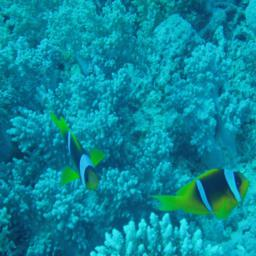
#> input picture images/U-45/original/all/29.jpg, 256 x 256 px
$ python -i weight_maps.py   (imports and definitions only)   (older library calls are emulated)
#> lines starting #> are read from the running program, lines starting #| are printed output that depends on the picture
#> further down, picture is the input picture: shape (256, 256, 3); mean B, G, R 155, 136.3, 9.4
import enum

import cv2
import numpy as np


class WeightMapMethods(enum.Enum):
    LAPLACIAN = 0,
    SATURATION = 1,
    SALIENCY = 2,
    SALIENCY2 = 3


# [52 lines left out: functions get_weight_map, laplacian_contrast_weight, saturation_weight, not called in this run]


def saliency_weight(img: np.ndarray) -> np.ndarray:
    """
    Based on Achanta et al.'s Saliency Detector C++ implementation
    :param img: A uint8, [0, 255] image
    :return: A uint8, [0, 255] grayscale image
    """
    assert img.dtype == np.uint8 and img.ndim == 3 and np.max(img) > 1

    image_lab = cv2.cvtColor(img, cv2.COLOR_BGR2LAB)
#> image_lab: shape (256, 256, 3); mean of channels 0, 1, 2 132.2, 105.3, 109.2
    l, a, b = cv2.split(image_lab)
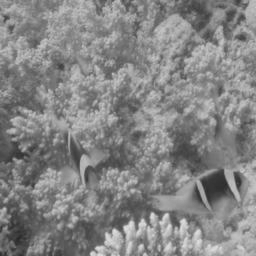
#> l: shape (256, 256); min 38, max 225, mean 132.2
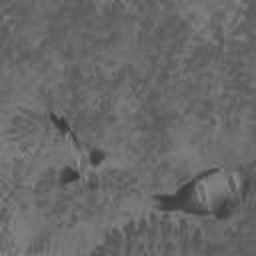
#> a: shape (256, 256); min 57, max 142, mean 105.3
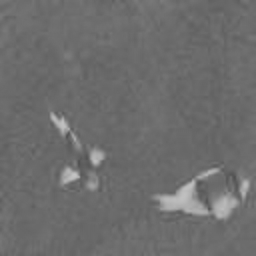
#> b: shape (256, 256); min 80, max 196, mean 109.2

    l_mean, a_mean, b_mean = np.mean(l), np.mean(a), np.mean(b)
#> l_mean = 132.2; a_mean = 105.3; b_mean = 109.2

    kernel_size = (5, 5)
    l_blurred = cv2.GaussianBlur(l, kernel_size, 0)
    a_blurred = cv2.GaussianBlur(a, kernel_size, 0)
    b_blurred = cv2.GaussianBlur(b, kernel_size, 0)

    W_sal = ((l_blurred - l_mean) ** 2 +
             (a_blurred - a_mean) ** 2 +
             (b_blurred - b_mean) ** 2)
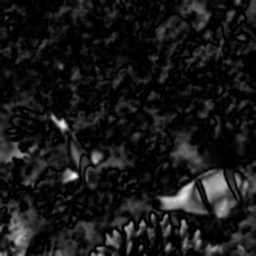
#> W_sal: shape (256, 256) float64; min 0.216, max 10827.3, mean 1024; drawn with min black and max white

    W_sal = cv2.normalize(W_sal, None, 0, 255, cv2.NORM_MINMAX, cv2.CV_8U)

    return W_sal


# [37 lines left out: functions normalize_weight_maps, interesting_saliency, not called in this run]

>>> import cv2
>>> picture = cv2.imread('../../images/U-45/original/all/29.jpg')
>>> result = saliency_weight(picture)

$ run again, on images/U-45/original/all/1.png
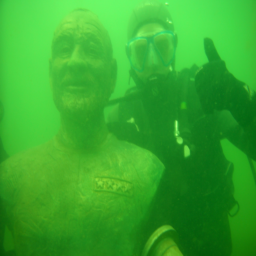
#> input picture images/U-45/original/all/1.png, 256 x 256 px
#> picture is the input picture: shape (256, 256, 3); mean B, G, R 44.9, 167.9, 53.4
#> image_lab: shape (256, 256, 3); mean of channels 0, 1, 2 154.2, 73.8, 179
#> in saliency_weight, `l, a, b = cv2.split(image_lab)`:
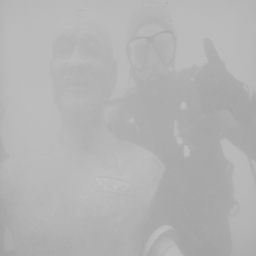
#> b: shape (256, 256); min 161, max 195, mean 179
#> l_mean = 154.2; a_mean = 73.76; b_mean = 179
#> in saliency_weight, `W_sal = ((l_blurred - l_mean) ** 2 + (a_blurred - a_mean) ** 2 + (b_bl..`:
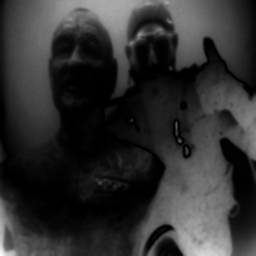
#> W_sal: shape (256, 256) float64; min 0.12, max 7423.6, mean 1411.1; drawn with min black and max white

$ run again, on images/U-45/original/all/10.png
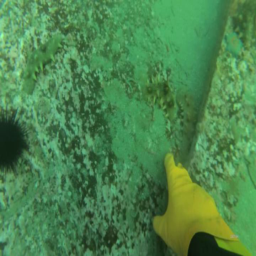
#> input picture images/U-45/original/all/10.png, 256 x 256 px
#> picture is the input picture: shape (256, 256, 3); mean B, G, R 77.7, 132.7, 75.8
#> image_lab: shape (256, 256, 3); mean of channels 0, 1, 2 128.2, 97.9, 151.7
#> in saliency_weight, `l, a, b = cv2.split(image_lab)`:
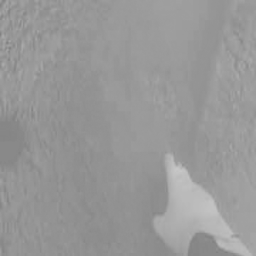
#> b: shape (256, 256); min 128, max 199, mean 151.7
#> l_mean = 128.2; a_mean = 97.94; b_mean = 151.7
#> in saliency_weight, `W_sal = ((l_blurred - l_mean) ** 2 + (a_blurred - a_mean) ** 2 + (b_bl..`:
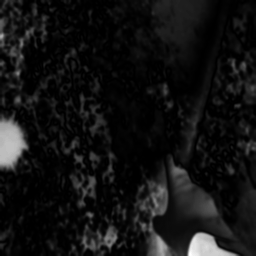
#> W_sal: shape (256, 256) float64; min 0.107, max 13471.3, mean 1009.4; drawn with min black and max white

$ run again, on images/U-45/original/all/11.png
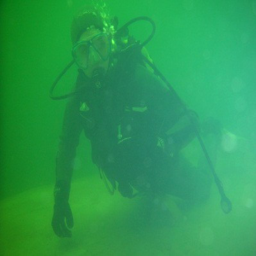
#> input picture images/U-45/original/all/11.png, 256 x 256 px
#> picture is the input picture: shape (256, 256, 3); mean B, G, R 83.7, 154.3, 42.3
#> image_lab: shape (256, 256, 3); mean of channels 0, 1, 2 144, 81.8, 155.8
#> in saliency_weight, `l, a, b = cv2.split(image_lab)`:
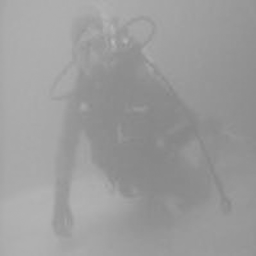
#> b: shape (256, 256); min 132, max 187, mean 155.8
#> l_mean = 144; a_mean = 81.85; b_mean = 155.8
#> in saliency_weight, `W_sal = ((l_blurred - l_mean) ** 2 + (a_blurred - a_mean) ** 2 + (b_bl..`:
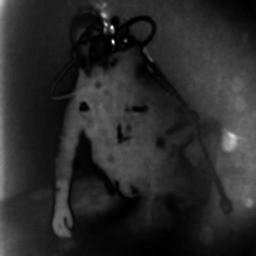
#> W_sal: shape (256, 256) float64; min 0.78, max 3612.7, mean 599.1; drawn with min black and max white
